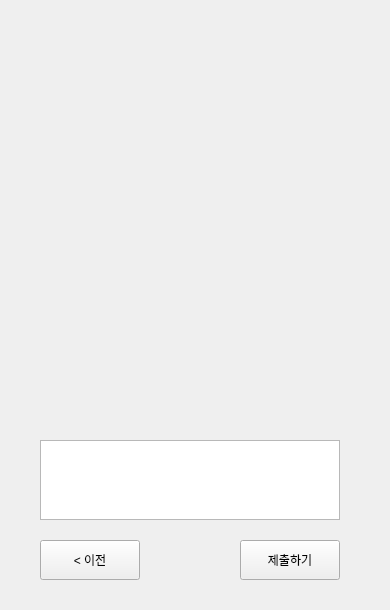
   <widget class="QWidget" name="page_11">
    <widget class="QPushButton" name="btn_submit">
     <property name="geometry">
      <rect>
       <x>240</x>
       <y>540</y>
       <width>100</width>
       <height>40</height>
      </rect>
     </property>
     <property name="text">
      <string>제출하기</string>
     </property>
    </widget>
    <widget class="QTextEdit" name="textEdit_image4">
     <property name="geometry">
      <rect>
       <x>40</x>
       <y>440</y>
       <width>300</width>
       <height>80</height>
      </rect>
     </property>
    </widget>
    <widget class="QLabel" name="label_23">
     <property name="geometry">
      <rect>
       <x>0</x>
       <y>0</y>
       <width>381</width>
       <height>601</height>
      </rect>
     </property>
     <property name="text">
      <string/>
     </property>
     <property name="pixmap">
      <pixmap resource="resources.qrc">:/new/prefix1/resources/Emotion_Check_11-min.jpg</pixmap>
     </property>
     <property name="scaledContents">
      <bool>true</bool>
     </property>
    </widget>
    <widget class="QLabel" name="label_image4">
     <property name="geometry">
      <rect>
       <x>40</x>
       <y>140</y>
       <width>300</width>
       <height>260</height>
      </rect>
     </property>
     <property name="text">
      <string/>
     </property>
    </widget>
    <widget class="QPushButton" name="btn_front4">
     <property name="geometry">
      <rect>
       <x>40</x>
       <y>540</y>
       <width>100</width>
       <height>40</height>
      </rect>
     </property>
     <property name="text">
      <string>&lt; 이전</string>
     </property>
    </widget>
    <zorder>label_23</zorder>
    <zorder>btn_submit</zorder>
    <zorder>textEdit_image4</zorder>
    <zorder>label_image4</zorder>
    <zorder>btn_front4</zorder>
   </widget>
